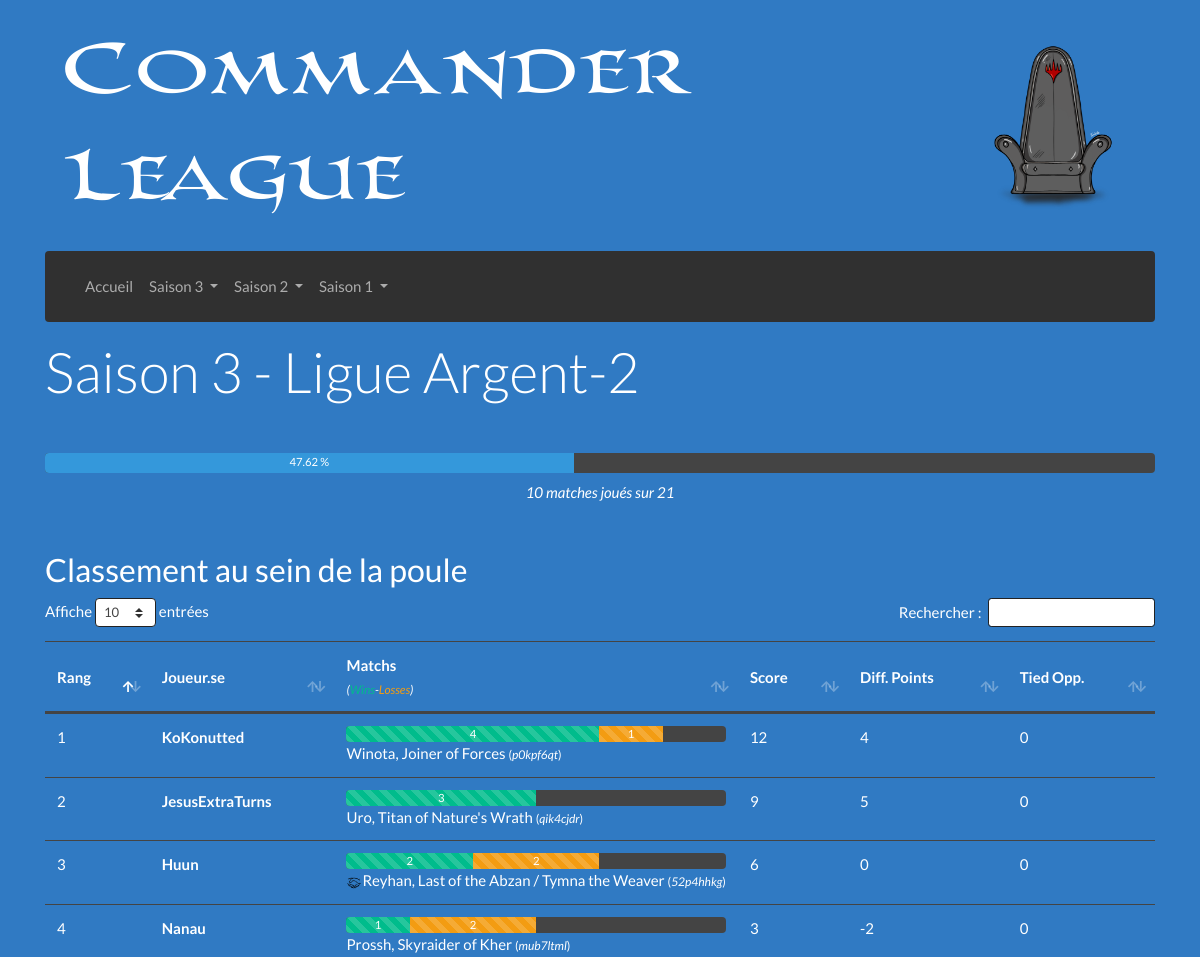
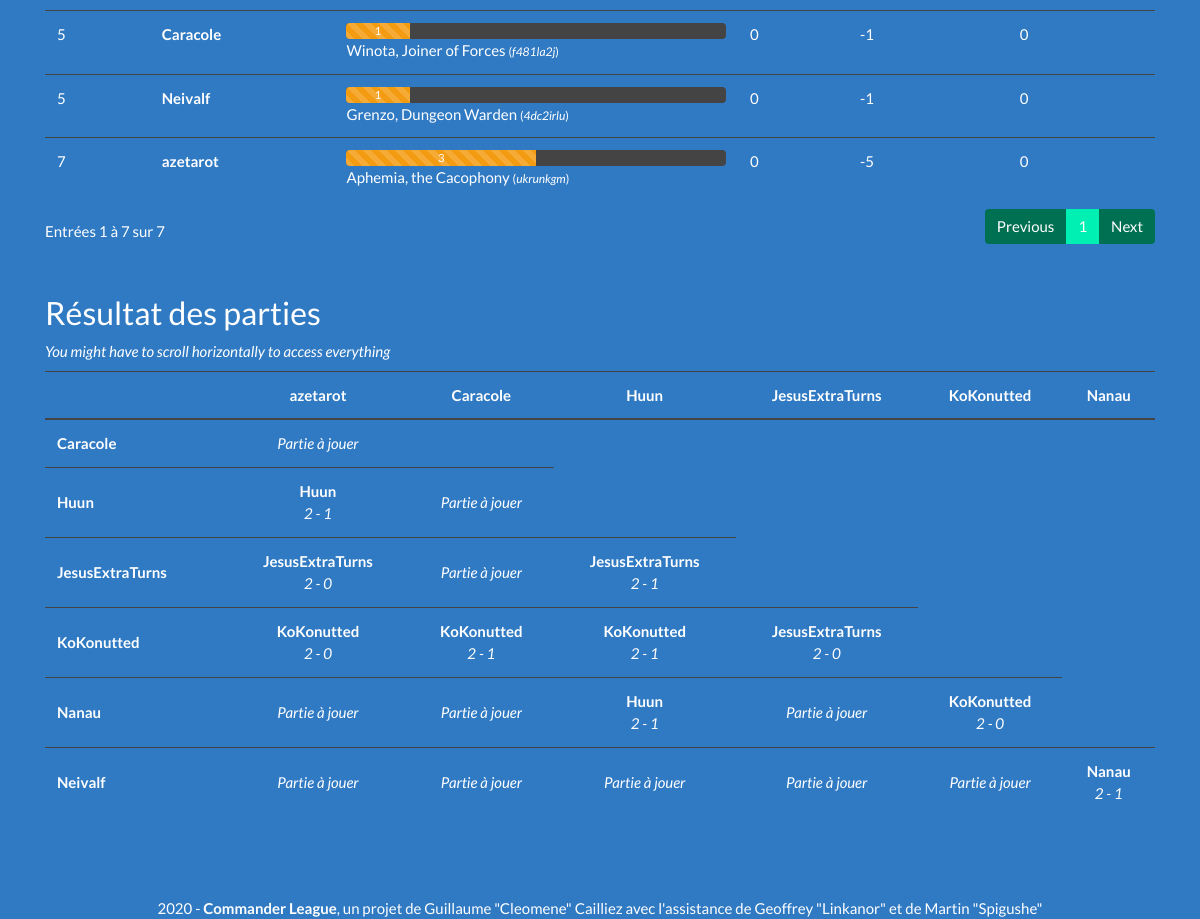
/Saison-3/Ligue-Argent-2, run on the app's committed database (2 pictures, top to bottom).
### tables this page shows
CREATE TABLE "participants" (
	"id_discord"	TEXT,
	"pseudo"	TEXT NOT NULL,
	"nom_role"	TEXT NOT NULL,
	PRIMARY KEY("id_discord")
);

CREATE TABLE "decks" (
	"id_deck"	INTEGER PRIMARY KEY AUTOINCREMENT,
	"id_discord"	TEXT NOT NULL,
	"est_joue"	INTEGER NOT NULL,
	"cle_MV"	INTEGER NOT NULL,
	"hash"	TEXT NOT NULL,
	"liste"	TEXT NOT NULL,
	"general"	TEXT NOT NULL
);

### Afficher/Elements/Vue/Vue_Poule.php (called while the page is built)
<?php
function Affichage ($helper) {
	$affichage  = progressLigue($helper);
	$affichage .= afficherTableauClassement($helper);
	$affichage .= afficherTableauResultats($helper);
	return $affichage;
}

### Afficher/Controleur.php (called while the page is built, shortened)
<?php
function getContenu ()
{
	if (isset($_GET['saison']) && isset($_GET['ligue']))
	{
		if (preg_match("/Placement/", $_GET['ligue']))
		{
			require_once('Afficher/Pages/Placement/Controleur.php');
		}
		else if (preg_match("/Playoff/", $_GET['ligue']))
		{
			require_once('Afficher/Pages/Playoff/Controleur.php');
		}
		else
		{
			require_once('Afficher/Pages/Ligue/Controleur.php');
		}
	}
	return Affichage($helper);
}
require_once('Afficher/Vue.php');

### Afficher/Vue.php (called while the page is built)
<?php
$contenu = getContenu();
require_once('Afficher/Elements/Gabarit.php');

### index.php (called while the page is built, shortened)
<?php
require_once('Controleur.php');

### Afficher/Elements/Barres/BarreJoueur.php (called while the page is built)
<?php
require_once("Afficher/Elements/Barres/Vue_BarreJoueur.php");
function afficherBarreJoueur ($helper, $pseudo) {
	$nombreJoueurs = $helper['infos']['nbDecks'];
	$nombreMatches = $nombreJoueurs - 1;
	$widthMatch = round(100/$nombreMatches,2);
	$victoires = $helper[$pseudo]['victoires'];
	$defaites  = $helper[$pseudo]['defaites'];
	return barreJoueur($victoires , $defaites , $widthMatch);
}
?>

### Modele.php (called while the page is built, shortened)
<?php
function getBdd() {
	$bdd = new PDO("sqlite:BD/database.sqlite");
	    $bdd->setAttribute(PDO::ATTR_DEFAULT_FETCH_MODE, PDO::FETCH_ASSOC);
	    $bdd->setAttribute(PDO::ATTR_ERRMODE, PDO::ERRMODE_EXCEPTION);
	$bdd->query($_SESSION['dicoTables']['tableParticipants']);
	$bdd->query($_SESSION['dicoTables']['tableRoles']);
	$bdd->query($_SESSION['dicoTables']['tableDecks']);
	$bdd->query($_SESSION['dicoTables']['tableResultats']);
	$bdd->query($_SESSION['dicoTables']['tableLigues']);
	return $bdd;
}
function executerRequete($sql, $params = null) {
	if ($params == null) {
		$resultat = getBdd()->query($sql);
	} else {
		$resultat = getBdd()->prepare($sql);
		$resultat->execute($params);
	}
	return $resultat;
}

### Afficher/Elements/Resultats/Details.php (called while the page is built, shortened)
<?php
$helper = array();
$sql = "SELECT liste_decks FROM ligues
		WHERE num_saison = :s AND nom_ligue = :l;";
$helper['infos']['saison'] = $_GET['saison'];
$helper['infos']['ligue']  = ($_GET['saison'] < 3) ? preg_split("/-/",$_GET['ligue'])[0] : $_GET['ligue'];
$donnees = array(
	':l' => $_GET['ligue'],
	':s' => $helper['infos']['saison'],
);
$requete = executerRequete($sql,$donnees);
$resultat = $requete->fetch()['liste_decks'];
$_liste = preg_split('/, /i',$resultat);
$helper['infos']['decks'] = $_liste;
$_nbDecks = count($helper['infos']['decks']);
$helper['infos']['nbDecks'] = $_nbDecks;
$helper['infos']['max'] = $_nbDecks * ($_nbDecks - 1) / 2;
$helper['infos']['joues'] = 0;
$sql = "SELECT * FROM participants p
		JOIN decks d ON p.id_discord = d.id_discord
		WHERE d.id_deck = :id;";
for ($i = 0; $i < count($helper['infos']['decks']); $i++) {
	$requete = executerRequete($sql,array(':id'=>$helper['infos']['decks'][$i]));
	$resultat = $requete->fetch();
	$helper['infos']['pseudo'][] = $resultat['pseudo'];
	$helper['infos']['id_discord'][] = $resultat['id_discord'];
	$helper[$resultat['id_deck']] = array(
		'pseudo'		=> $resultat['pseudo'],
		'id_discord'	=> $resultat['id_discord'],
		'id_deck'		=> $resultat['id_deck'],
		'liste'			=> $resultat['liste'],
		'general'		=> $resultat['general'],
		'hash'			=> $resultat['hash'],
		'parties'		=> array(),
		'victoires'		=> 0,
		'defaites'		=> 0,
		'tiebreakers'	=> array(
			'matchPoints'			=> 0,
			'diffPoints'			=> 0,
			'tiedParticipants'		=> 0,
		),
	);
}

### Afficher/Pages/Ligue/Controleur.php (called while the page is built)
<?php
require_once('Afficher/Elements/Modele.php');
require_once('Afficher/Pages/Ligue/Modele.php');
require_once("Afficher/Elements/Resultats/Details.php");
require_once("Afficher/Elements/Vue/Vue_Poule.php");

### Afficher/Pages/Ligue/Modele.php (called while the page is built, shortened)
<?php
function afficheGeneral ($texte) {
	$contraintes = "";
	if (preg_match('/\//i',$texte)) $contraintes .= "P";
	if ($contraintes == "") return $texte;
	if (preg_match('/p/i',$contraintes)) {
		$liste_partners = (preg_match('/c/i',$contraintes)) ? preg_split('/\(/',$texte)[0] : $texte;
		$partenaires = array(
			preg_split('/\/\//i',$liste_partners)[0],
			preg_split('/\/\//i',$liste_partners)[1]
		);
		$retour = imagePartenaires() . $partenaires[0] . " / " . $partenaires[1];
	}
	return $retour;
}

### Afficher/Elements/Tableaux/TableauResultats.php (the view)
<?php
require_once('Afficher/Elements/Tableaux/Vue_TableauResultats.php');
function AfficherTableauResultats ($helper) {
	$retour  = "<h3 class='mt-3'>Résultat des parties</h3>";
	$retour .= "<p class='mb-2'><i>You might have to scroll horizontally to access everything</i></p>";
	$retour .=  tableauResultats($helper);
	$retour .= "<div class='my-5'></div>";
	return $retour;
}
function afficheResultat ($helper, $pseudo1, $pseudo2) {
	if (isset($helper[$pseudo1]['parties'][$pseudo2])) {
		$vainqueur = $helper[$pseudo1]['parties'][$pseudo2]['w_pseudo'];
		if ($vainqueur != $pseudo1) {
			$pseudo2 = $pseudo1;
			$pseudo1 = $vainqueur;
		}
		$resultat = $helper[$pseudo1]['parties'][$pseudo2]['string'];
		return "<strong>$vainqueur</strong><br><i>$resultat</i>";
	}
	return "<i>Partie à jouer</i>";
}

### Afficher/Elements/Tableaux/Vue_TableauClassement.php
<?php
function tableauClassement ($helper) {
	ob_start(); ?>
	<div class="table-responsive text-nowrap">
	<table id="tableClassement" class="table table-hover" aria-describedby="tableClassement">
		<thead>
			<tr>
				<th scope="col" class="sorting align-middle" aria-controls="tableClassement">Rang</th>
				<th scope="col" class="align-middle">Joueur.se</th>
				<th scope="col" class="align-middle col-2">
					Matchs<br>
					<i><small>(<span class="text-success">Wins</span>-<span class="text-warning">Losses</span>)</small></i>
				</th>
				<th scope="col" class="align-middle">
					Score
				</th>
				<th scope="col" class="align-middle">
					<span href="#" data-toggle="tooltip" title="Game won minus game lost">
						Diff. Points
					</span>
				</th>
				<th scope="col" class="align-middle">
					<span href="#" data-toggle="tooltip" title="Game won against tied opponents">
						Tied Opp.
					</span>
				</th>
			</tr>
		</thead>
		<tbody>
			<?php
			for ($i = 0; $i < count($helper['infos']['pseudo']); $i++) {
				$cle = $helper['infos']['pseudo'][$i];
			?>
			<tr>
				<td scope="row">
					<?= $helper['infos']['classement'][$cle] ?>
				</td>
				<td>
					<strong><?= $cle ?></strong>
				</td>
				<td>
					<?= afficherBarreJoueur($helper,$cle) ?>
					<?= afficheGeneral($helper[$cle]['general']) ?>
						<small>(<i><?= $helper[$cle]['hash'] ?></i>)</small>
				</td>
				<td>
					<?= $helper[$cle]['tiebreakers']['matchPoints'] ?>
				</td>
				<td>
					<?= $helper[$cle]['tiebreakers']['diffPoints'] ?>
				</td>
				<td>
					<?= $helper[$cle]['tiebreakers']['tiedParticipants'] ?>
				</td>
			</tr>
			<?php
			}
			?>
		</tbody>
	</table>
	</div>
	<?php return ob_get_clean();
}

### Afficher/Elements/Barres/Vue_BarreJoueur.php
<?php
function barreJoueur($victoires , $defaites , $widthMatch) {
	ob_start(); ?>
	<div class="progress">
		<div class="progress-bar progress-bar-striped bg-success" role="progressbar"
			style="width:<?= round($victoires*$widthMatch,2) ?>%"><?= $victoires ?></div>
		<div class="progress-bar progress-bar-striped bg-warning" role="progressbar"
			style="width:<?= round($defaites*$widthMatch,2) ?>%"><?= $defaites ?></div>
	</div>
	<?php return ob_get_clean();
}

### Afficher/Elements/Tableaux/Vue_TableauResultats.php
<?php
function tableauResultats ($helper) {
	ob_start(); ?>
	<div class="table-responsive mb-5">
	<table id="tableMatches" class="table table-hover" aria-describedby="tableMatches">
		<thead>
			<tr>
				<th scope="col" class="sorting" aria-controls="tableMatches"></th>
			<?php
			for ($i = 0; $i < (count($helper['infos']['pseudo'])-1); $i++) {
				$cle = $helper['infos']['pseudo'][$i];
				?>
				<th scope="col" class="text-center"><?= $cle ?></th>
				<?php
				}
			?>
			</tr>
		</thead>
		<tbody>
		<?php
		for ($i = 1; $i < count($helper['infos']['pseudo']); $i++) {
			$cle = $helper['infos']['pseudo'][$i];
			?>
			<tr>
				<td scope="row" class="align-middle">
					<strong><?= $cle ?></strong>
				</td>
				<?php for ($j = 0; $j < $i; $j++) : ?>
					<td class='align-middle text-center'>
						<?= afficheResultat($helper,$cle,$helper['infos']['pseudo'][$j]) ?>
					</td>
				<?php endfor; ?>
			</tr>
			<?php
		}
		?>
		</tbody>
	</table>
	</div>
	<?php return ob_get_clean();
}

### Afficher/CSS/overriding.css (style rules this page uses)
body { background-image: url('/Afficher/CSS/Images/Background.png'); background-color: #307AC3; background-size: 100%; }

### data on the page
participants: decks.general "Aphemia, the Cacophony", decks.hash "ukrunkgm"
participants: decks.general "Winota, Joiner of Forces", decks.hash "f481la2j"
participants: decks.est_joue "1", decks.general "Winota, Joiner of Forces", decks.hash "p0kpf6qt", pseudo "KoKonutted", pseudo "2 - 1", pseudo "2 - 0"
participants: decks.est_joue "1", decks.general "Prossh, Skyraider of Kher", decks.hash "mub7ltml", pseudo "Nanau", pseudo "2 - 1"
participants: decks.est_joue "1", decks.general "Grenzo, Dungeon Warden", decks.hash "4dc2irlu"
participants: pseudo "Huun", pseudo "2 - 1"
participants: pseudo "JesusExtraTurns", pseudo "2 - 1"

### other printed values
$_GET['saison'] "3"
$_GET['ligue'] "Argent-2"
$status "47.62"
$played "10"
$max "21"
$helper['infos']['classement'][$cle] "7"
$cle "azetarot"
$defaites "3"
$helper[$cle]['tiebreakers']['matchPoints'] "0"
$helper[$cle]['tiebreakers']['diffPoints'] "-5"
$helper[$cle]['tiebreakers']['tiedParticipants'] "0"
$helper['infos']['classement'][$cle] "5"
$cle "Caracole"
$defaites "1"
$helper[$cle]['tiebreakers']['diffPoints'] "-1"
